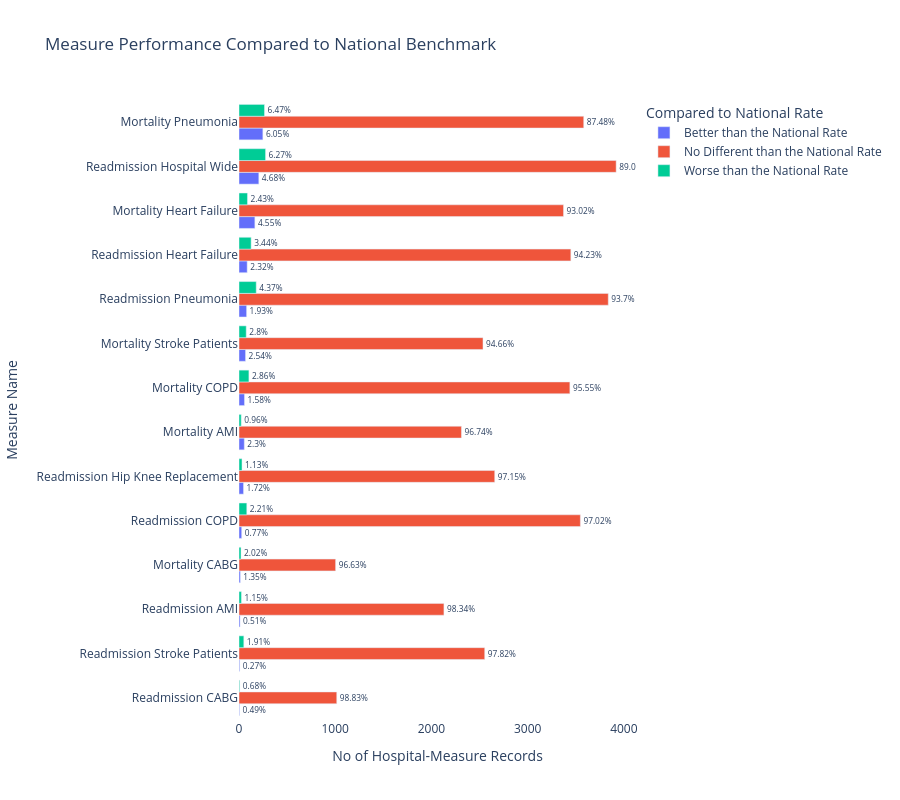

Notebook code cell kept with this figure:
### Code cell
# Plot
groups = sorted_long["compared_to_national"].unique()
fig = go.Figure()
for group in groups:
    grouped_data = sorted_long[sorted_long["compared_to_national"] == group]
    fig.add_trace(go.Bar( 
             x=grouped_data["no_of_measure_records"], 
             y=grouped_data["measure_name"], 
             name=group,
             orientation="h",
             text = [f'{pct}%' for pct in grouped_data["percentage"]],
             textposition = "outside",
             hovertemplate = f"{group}<br>"+
                              "%{y}, No of Measure Records: %{x:.s}<br><extra></extra>"))
    
fig.update_layout(title = "Measure Performance Compared to National Benchmark",
                  xaxis_title = "No of Hospital-Measure Records",
                  yaxis_title = "Measure Name",
                  legend=dict(title=dict(text="Compared to National Rate")),
                  barmode = 'group', 
                  plot_bgcolor='rgba(0,0,0,0)',
                  height = 800)
fig.show()

### Figure 1 — Plotly figure (JSON) as saved in the notebook; plotly's stock layout.template omitted (floating-point values rounded to 4 significant figures)
{"data": [{"hovertemplate": "Better than the National Rate<br>%{y}, No of Measure Records: %{x:.s}<br><extra></extra>", "name": "Better than the National Rate", "orientation": "h", "text": ["0.49%", "0.27%", "0.51%", "1.35%", "0.77%", "1.72%", "2.3%", "1.58%", "2.54%", "1.93%", "2.32%", "4.55%", "4.68%", "6.05%"], "textposition": "outside", "type": "bar", "x": [5, 7, 11, 14, 28, 47, 55, 57, 68, 79, 85, 165, 206, 248], "y": ["Readmission CABG", "Readmission Stroke Patients", "Readmission AMI", "Mortality CABG", "Readmission COPD", "Readmission Hip Knee Replacement", "Mortality AMI", "Mortality COPD", "Mortality Stroke Patients", "Readmission Pneumonia", "Readmission Heart Failure", "Mortality Heart Failure", "Readmission Hospital Wide", "Mortality Pneumonia"]}, {"hovertemplate": "No Different than the National Rate<br>%{y}, No of Measure Records: %{x:.s}<br><extra></extra>", "name": "No Different than the National Rate", "orientation": "h", "text": ["98.83%", "97.82%", "98.34%", "96.63%", "97.02%", "97.15%", "96.74%", "95.55%", "94.66%", "93.7%", "94.23%", "93.02%", "89.05%", "87.48%"], "textposition": "outside", "type": "bar", "x": [1016, 2554, 2130, 1004, 3548, 2658, 2312, 3439, 2536, 3838, 3449, 3373, 3920, 3583], "y": ["Readmission CABG", "Readmission Stroke Patients", "Readmission AMI", "Mortality CABG", "Readmission COPD", "Readmission Hip Knee Replacement", "Mortality AMI", "Mortality COPD", "Mortality Stroke Patients", "Readmission Pneumonia", "Readmission Heart Failure", "Mortality Heart Failure", "Readmission Hospital Wide", "Mortality Pneumonia"]}, {"hovertemplate": "Worse than the National Rate<br>%{y}, No of Measure Records: %{x:.s}<br><extra></extra>", "name": "Worse than the National Rate", "orientation": "h", "text": ["0.68%", "1.91%", "1.15%", "2.02%", "2.21%", "1.13%", "0.96%", "2.86%", "2.8%", "4.37%", "3.44%", "2.43%", "6.27%", "6.47%"], "textposition": "outside", "type": "bar", "x": [7, 50, 25, 21, 81, 31, 23, 103, 75, 179, 126, 88, 276, 265], "y": ["Readmission CABG", "Readmission Stroke Patients", "Readmission AMI", "Mortality CABG", "Readmission COPD", "Readmission Hip Knee Replacement", "Mortality AMI", "Mortality COPD", "Mortality Stroke Patients", "Readmission Pneumonia", "Readmission Heart Failure", "Mortality Heart Failure", "Readmission Hospital Wide", "Mortality Pneumonia"]}], "layout": {"barmode": "group", "height": 800, "legend": {"title": {"text": "Compared to National Rate"}}, "plot_bgcolor": "rgba(0,0,0,0)", "title": {"text": "Measure Performance Compared to National Benchmark"}, "xaxis": {"title": {"text": "No of Hospital-Measure Records"}}, "yaxis": {"title": {"text": "Measure Name"}}}}
